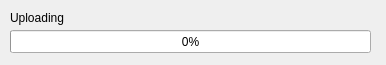
<?xml version="1.0" encoding="UTF-8"?>
<ui version="4.0">
 <class>Dialog</class>
 <widget class="QDialog" name="Dialog">
  <property name="geometry">
   <rect>
    <x>0</x>
    <y>0</y>
    <width>386</width>
    <height>65</height>
   </rect>
  </property>
  <property name="windowTitle">
   <string>Dialog</string>
  </property>
  <widget class="QProgressBar" name="progressBar">
   <property name="geometry">
    <rect>
     <x>10</x>
     <y>30</y>
     <width>361</width>
     <height>23</height>
    </rect>
   </property>
   <property name="value">
    <number>0</number>
   </property>
  </widget>
  <widget class="QLabel" name="label">
   <property name="geometry">
    <rect>
     <x>10</x>
     <y>10</y>
     <width>361</width>
     <height>16</height>
    </rect>
   </property>
   <property name="text">
    <string>Uploading</string>
   </property>
  </widget>
 </widget>
 <resources/>
 <connections/>
</ui>
